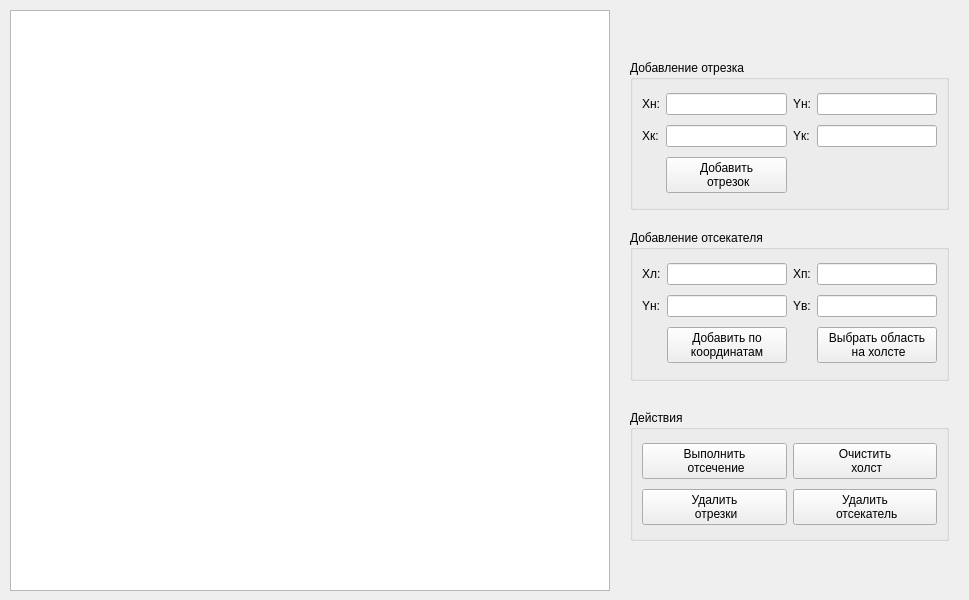
<?xml version="1.0" encoding="UTF-8"?>
<ui version="4.0">
 <class>MainWindow</class>
 <widget class="QMainWindow" name="MainWindow">
  <property name="geometry">
   <rect>
    <x>0</x>
    <y>0</y>
    <width>969</width>
    <height>600</height>
   </rect>
  </property>
  <property name="sizePolicy">
   <sizepolicy hsizetype="Preferred" vsizetype="Preferred">
    <horstretch>0</horstretch>
    <verstretch>0</verstretch>
   </sizepolicy>
  </property>
  <property name="minimumSize">
   <size>
    <width>969</width>
    <height>600</height>
   </size>
  </property>
  <property name="maximumSize">
   <size>
    <width>969</width>
    <height>600</height>
   </size>
  </property>
  <property name="windowTitle">
   <string>MainWindow</string>
  </property>
  <widget class="QWidget" name="centralwidget">
   <widget class="QGraphicsView" name="mainview">
    <property name="enabled">
     <bool>true</bool>
    </property>
    <property name="geometry">
     <rect>
      <x>10</x>
      <y>10</y>
      <width>600</width>
      <height>581</height>
     </rect>
    </property>
    <property name="sizePolicy">
     <sizepolicy hsizetype="Preferred" vsizetype="Preferred">
      <horstretch>0</horstretch>
      <verstretch>0</verstretch>
     </sizepolicy>
    </property>
    <property name="minimumSize">
     <size>
      <width>0</width>
      <height>0</height>
     </size>
    </property>
    <property name="maximumSize">
     <size>
      <width>16777215</width>
      <height>16777215</height>
     </size>
    </property>
   </widget>
   <widget class="QGroupBox" name="groupBox_2">
    <property name="geometry">
     <rect>
      <x>630</x>
      <y>60</y>
      <width>319</width>
      <height>150</height>
     </rect>
    </property>
    <property name="maximumSize">
     <size>
      <width>400</width>
      <height>150</height>
     </size>
    </property>
    <property name="title">
     <string>Добавление отрезка</string>
    </property>
    <layout class="QGridLayout" name="gridLayout_2">
     <item row="2" column="0">
      <widget class="QLabel" name="label_5">
       <property name="text">
        <string>Xк:</string>
       </property>
      </widget>
     </item>
     <item row="2" column="2">
      <widget class="QLabel" name="label_6">
       <property name="text">
        <string>Yк:</string>
       </property>
      </widget>
     </item>
     <item row="2" column="3">
      <widget class="QLineEdit" name="inp_y2">
       <property name="maximumSize">
        <size>
         <width>125</width>
         <height>16777215</height>
        </size>
       </property>
      </widget>
     </item>
     <item row="0" column="0">
      <widget class="QLabel" name="label">
       <property name="text">
        <string>Xн:</string>
       </property>
      </widget>
     </item>
     <item row="0" column="2">
      <widget class="QLabel" name="label_2">
       <property name="text">
        <string>Yн:</string>
       </property>
      </widget>
     </item>
     <item row="3" column="1">
      <widget class="QPushButton" name="but_add_line">
       <property name="text">
        <string>Добавить
 отрезок</string>
       </property>
      </widget>
     </item>
     <item row="0" column="1">
      <widget class="QLineEdit" name="inp_x1">
       <property name="maximumSize">
        <size>
         <width>125</width>
         <height>16777215</height>
        </size>
       </property>
      </widget>
     </item>
     <item row="0" column="3">
      <widget class="QLineEdit" name="inp_y1">
       <property name="maximumSize">
        <size>
         <width>125</width>
         <height>16777215</height>
        </size>
       </property>
      </widget>
     </item>
     <item row="2" column="1">
      <widget class="QLineEdit" name="inp_x2">
       <property name="maximumSize">
        <size>
         <width>125</width>
         <height>16777215</height>
        </size>
       </property>
      </widget>
     </item>
    </layout>
   </widget>
   <widget class="QGroupBox" name="groupBox_4">
    <property name="geometry">
     <rect>
      <x>630</x>
      <y>230</y>
      <width>319</width>
      <height>151</height>
     </rect>
    </property>
    <property name="maximumSize">
     <size>
      <width>16777215</width>
      <height>250</height>
     </size>
    </property>
    <property name="title">
     <string>Добавление отсекателя</string>
    </property>
    <layout class="QGridLayout" name="gridLayout_3">
     <item row="1" column="2">
      <widget class="QLabel" name="label_8">
       <property name="text">
        <string>Xп:</string>
       </property>
      </widget>
     </item>
     <item row="3" column="2">
      <widget class="QLabel" name="label_4">
       <property name="text">
        <string>Yв:</string>
       </property>
      </widget>
     </item>
     <item row="1" column="0">
      <widget class="QLabel" name="label_3">
       <property name="text">
        <string>Xл:</string>
       </property>
      </widget>
     </item>
     <item row="1" column="1">
      <widget class="QLineEdit" name="inp_x_left"/>
     </item>
     <item row="1" column="4">
      <widget class="QLineEdit" name="inp_x_right"/>
     </item>
     <item row="3" column="4">
      <widget class="QLineEdit" name="inp_y_up"/>
     </item>
     <item row="3" column="0">
      <widget class="QLabel" name="label_7">
       <property name="text">
        <string>Yн:</string>
       </property>
      </widget>
     </item>
     <item row="3" column="1">
      <widget class="QLineEdit" name="inp_y_down"/>
     </item>
     <item row="4" column="1">
      <widget class="QPushButton" name="but_add_cutter">
       <property name="maximumSize">
        <size>
         <width>16777215</width>
         <height>50</height>
        </size>
       </property>
       <property name="text">
        <string>Добавить по
координатам</string>
       </property>
      </widget>
     </item>
     <item row="4" column="4">
      <widget class="QPushButton" name="but_choose_cutter">
       <property name="text">
        <string>Выбрать область
 на холсте</string>
       </property>
      </widget>
     </item>
    </layout>
   </widget>
   <widget class="QGroupBox" name="groupBox_3">
    <property name="geometry">
     <rect>
      <x>630</x>
      <y>410</y>
      <width>319</width>
      <height>131</height>
     </rect>
    </property>
    <property name="sizePolicy">
     <sizepolicy hsizetype="Preferred" vsizetype="Maximum">
      <horstretch>0</horstretch>
      <verstretch>0</verstretch>
     </sizepolicy>
    </property>
    <property name="title">
     <string>Действия</string>
    </property>
    <layout class="QGridLayout" name="gridLayout_4">
     <item row="0" column="1">
      <widget class="QPushButton" name="but_clear">
       <property name="text">
        <string>Очистить
 холст</string>
       </property>
      </widget>
     </item>
     <item row="0" column="0">
      <widget class="QPushButton" name="but_cut">
       <property name="maximumSize">
        <size>
         <width>16777215</width>
         <height>16777215</height>
        </size>
       </property>
       <property name="text">
        <string>Выполнить
 отсечение</string>
       </property>
      </widget>
     </item>
     <item row="1" column="0">
      <widget class="QPushButton" name="but_del_lines">
       <property name="text">
        <string>Удалить
 отрезки</string>
       </property>
      </widget>
     </item>
     <item row="1" column="1">
      <widget class="QPushButton" name="but_del_cutter">
       <property name="text">
        <string>Удалить
 отсекатель</string>
       </property>
      </widget>
     </item>
    </layout>
   </widget>
  </widget>
 </widget>
 <resources/>
 <connections/>
</ui>
